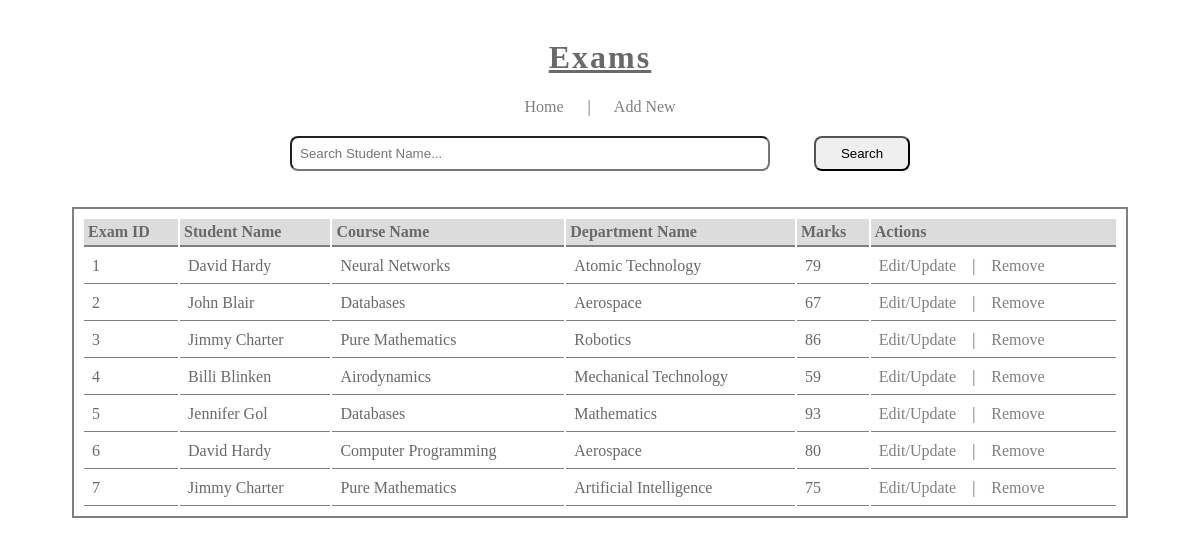
The page /view_exams.php on the database its author committed.
### tables this page shows
CREATE TABLE `exams` (
  `exam_id` int(11) NOT NULL,
  `student_id` int(11) NOT NULL,
  `course_id` int(11) NOT NULL,
  `dept_id` int(11) NOT NULL,
  `marks` int(11) NOT NULL
);

CREATE TABLE `stds` (
  `student_id` int(11) NOT NULL,
  `student_name` varchar(50) NOT NULL,
  `sex` char(1) NOT NULL,
  `address` varchar(100) NOT NULL,
  `contact` varchar(15) NOT NULL
);

CREATE TABLE `courses` (
  `course_id` int(11) NOT NULL,
  `c_name` varchar(30) NOT NULL,
  `tutor` varchar(50) NOT NULL,
  `qualification` varchar(50) NOT NULL,
  `experience` varchar(30) NOT NULL
);

CREATE TABLE `depts` (
  `dept_id` int(11) NOT NULL,
  `dept_name` varchar(30) NOT NULL,
  `dept_head` varchar(50) NOT NULL
);

### view_exams.php (the view, shortened to what this page needs)
<?php
require_once "connect.php";
if(isset($_GET['submit'])){
	$query = mysqli_real_escape_string($con, htmlspecialchars($_GET['query']));
	$result = mysqli_query($con, "SELECT e.exam_id, s.student_name, c.c_name, d.dept_name , e.marks
	FROM exams e
	INNER JOIN courses c
	ON e.course_id=c.course_id
	INNER JOIN depts d
	ON e.dept_id=d.dept_id
	INNER JOIN stds s
	ON e.student_id=s.student_id
	WHERE s.student_name LIKE '%$query%'"
	);
} else {
	$result = mysqli_query($con, "SELECT e.exam_id, s.student_name, c.c_name, d.dept_name , e.marks
	FROM exams e
	INNER JOIN courses c
	ON e.course_id=c.course_id
	INNER JOIN depts d
	ON e.dept_id=d.dept_id
	INNER JOIN stds s
	ON e.student_id=s.student_id");
}
?>
<html>
<head>
	<link rel="stylesheet" href="css/style.css">
</head>
<body>
<div class="container">
<br />
<center>
<div class="feed-container">
<h1>Exams</h1>
<div class="menu-items">
<a href="index.php">Home</a>
&nbsp;&nbsp;&nbsp;&nbsp;&nbsp;|&nbsp;&nbsp;&nbsp;&nbsp;&nbsp;
<a href="add_exam.php">Add New</a>
</div>
<div class="search-bar">
<form method="get" action="">
<input type="text" name="query" placeholder="Search Student Name...">
<input type="submit" class="submit" name="submit" Value="Search">
</form>
</div>
<div class="data-items">
<table>
<thead>
<th>Exam ID</th>
<th>Student Name</th>
<th>Course Name</th>
<th>Department Name</th>
<th>Marks</th>
<th>Actions</th>
</thead>
<tbody>
<?php
while($row = mysqli_fetch_array($result)){
?>
<tr>
<td><?php echo $row['exam_id']; ?></td>
<td><?php echo $row['student_name']; ?></td>
<td><?php echo $row['c_name'];?></td>
<td><?php echo $row['dept_name'];?></td>
<td><?php echo $row['marks'];?></td>
<td>
<a href="edit_exam.php?id=<?php echo $row['exam_id'];?>">Edit/Update</a>
&nbsp;&nbsp;&nbsp;|&nbsp;&nbsp;&nbsp;
<a href="remove_exam.php?id=<?php echo $row['exam_id'];?>">Remove</a>
</td>
</div>
</div>
<?php
}
?>
</body>
</html>

### css/style.css (style rules this page uses)
body { margin:0 auto; width:100%; color: #696969; }
.container { width:100%; }
h1 { letter-spacing:2px; text-decoration:underline; }
a { text-decoration:none;color:gray; }
input { margin:20px; padding:8px; width:40%; border-radius:8px; }
.submit { width:8%; }
table { border:2px solid gray; width:88%; padding:8px; }
th { border-bottom:2px solid gray; text-align:left; padding:4px; background-color:#dcdcdc; }
td { padding:8px; border-bottom:1px solid gray; }

### rows shown on the page
exams: exam_id "1", student.student_name "David Hardy", course.c_name "Neural Networks", dept.dept_name "Atomic Technology", marks "79"
exams: exam_id "2", student.student_name "John Blair", course.c_name "Databases", dept.dept_name "Aerospace", marks "67"
exams: exam_id "3", student.student_name "Jimmy Charter", course.c_name "Pure Mathematics", dept.dept_name "Robotics", marks "86"
exams: exam_id "4", student.student_name "Billi Blinken", course.c_name "Airodynamics", dept.dept_name "Mechanical Technology", marks "59"
exams: exam_id "5", student.student_name "Jennifer Gol", course.c_name "Databases", dept.dept_name "Mathematics", marks "93"
exams: exam_id "6", student.student_name "David Hardy", course.c_name "Computer Programming", dept.dept_name "Aerospace", marks "80"
exams: exam_id "7", student.student_name "Jimmy Charter", course.c_name "Pure Mathematics", dept.dept_name "Artificial Intelligence", marks "75"
